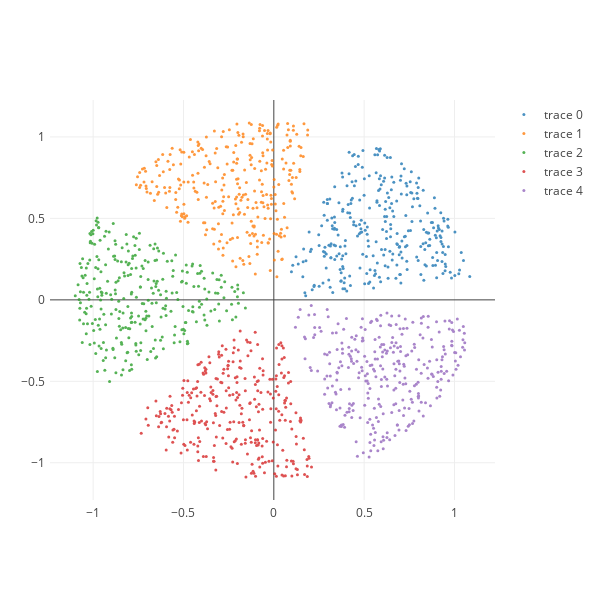

Notebook cell for this chart:
### Markdown cell above
## Easy easy

### Code cell
X_0, y_0 = make_radial(n_samples_per_sections=300,
    n_classes=5, n_sections_per_class=1, gap=0.1)

ipython_2d_scatter(X_0, y_0)

### Figure 1 — Plotly figure (JSON) as saved in the notebook; plotly's stock layout.template omitted (floating-point values rounded to 4 significant figures; data arrays with more than 128 entries replaced by an {"elided": "..."} marker saying what was removed)
{"data": [{"marker": {"color": 0, "colorscale": "Jet", "size": 3}, "mode": "markers", "opacity": 0.8, "text": {"elided": "300 str values"}, "type": "scatter", "x": {"elided": "300 float values"}, "y": {"elided": "300 float values"}}, {"marker": {"color": 0.25, "colorscale": "Jet", "size": 3}, "mode": "markers", "opacity": 0.8, "text": {"elided": "300 str values"}, "type": "scatter", "x": {"elided": "300 float values"}, "y": {"elided": "300 float values"}}, {"marker": {"color": 0.5, "colorscale": "Jet", "size": 3}, "mode": "markers", "opacity": 0.8, "text": {"elided": "300 str values"}, "type": "scatter", "x": {"elided": "300 float values"}, "y": {"elided": "300 float values"}}, {"marker": {"color": 0.75, "colorscale": "Jet", "size": 3}, "mode": "markers", "opacity": 0.8, "text": {"elided": "300 str values"}, "type": "scatter", "x": {"elided": "300 float values"}, "y": {"elided": "300 float values"}}, {"marker": {"color": 1, "colorscale": "Jet", "size": 3}, "mode": "markers", "opacity": 0.8, "text": {"elided": "300 str values"}, "type": "scatter", "x": {"elided": "300 float values"}, "y": {"elided": "300 float values"}}], "layout": {"autosize": false, "height": 600, "margin": {"b": 100, "l": 50, "pad": 4, "r": 50, "t": 100}, "width": 600}}
